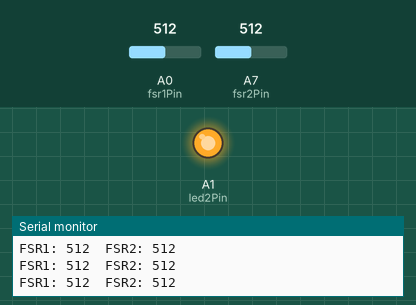
Recording of a sketch running on a simulated Arduino Nano, built with avr-gcc and run on an emulated ATmega328P. Parts: output pins drawn as LEDs (lit = HIGH), the last lines printed to the serial monitor. The inputs (shaded band) are chosen by the test bench; at power-on: A7 (fsr2Pin) = 512, A0 (fsr1Pin) = 512.

Above: at 1.2 s.
1.3 s: A7 (fsr2Pin) set to 54
2.8 s: A7 (fsr2Pin) set to 47
At 3.7 s:
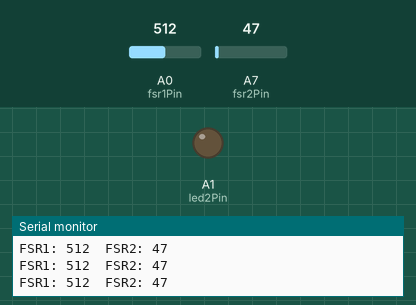
4.3 s: A0 (fsr1Pin) set to 107
7.3 s: A0 (fsr1Pin) set to 89
8.8 s: A7 (fsr2Pin) set to 122
At 9.7 s:
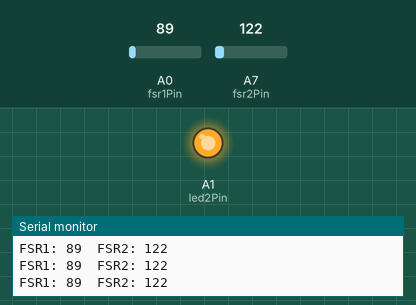
10.3 s: A7 (fsr2Pin) set to 40
At 11.5 s:
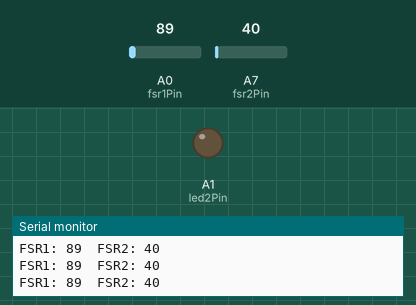
Timing chart, 0 to 12.8 s (numbered marks = the images above; inputs shaded):
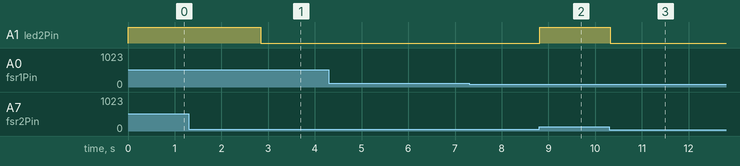

The sketch:

sketch_jun27a.ino
```cpp
const int fsr1Pin = A0;           // FSR1: analog input
const int fsr2Pin = A7;           // FSR2: analog input
const int led1Pin = A6;     // Blue LED
const int led2Pin = A1;    // External LED (PWM capable)
const int threshold = 50;        // Threshold for onboard LED

void setup() {
  Serial.begin(9600);
  pinMode(led1Pin, OUTPUT);
  pinMode(led2Pin, OUTPUT);
}

void loop() {
  int fsr1Reading = analogRead(fsr1Pin);  // 0–1023
  int fsr2Reading = analogRead(fsr2Pin);  // 0–1023

  Serial.print("FSR1: ");
  Serial.print(fsr1Reading);
  Serial.print("  FSR2: ");
  Serial.println(fsr2Reading);

  // FSR1 → onboard LED (digital ON/OFF based on pressure)
  if (fsr1Reading > threshold) {
    digitalWrite(led1Pin, HIGH);
  } else {
    digitalWrite(led1Pin, LOW);
  }

  if (fsr2Reading > threshold) {
    digitalWrite(led2Pin, HIGH);
  } else {
    digitalWrite(led2Pin, LOW);
  }


  delay(50);
}
```

Measured:
- the behaviour switches between 51 and 50 on A7 (fsr2Pin) (found by bisection; images 0 and 1)
- after the input at 2.8 s, A1 (led2Pin): HIGH → LOW at once
- after the input at 8.8 s, A1 (led2Pin): LOW → HIGH at once
- after the input at 10.3 s, A1 (led2Pin): HIGH → LOW at once
